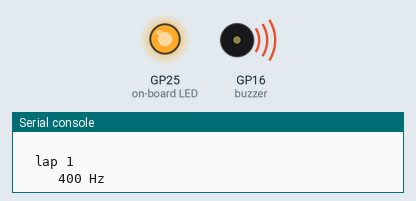
The program below on a simulated Raspberry Pi Pico running MicroPython. Shown: output pins drawn as LEDs (lit = HIGH), buzzer (waves = sounding), the last lines printed to the serial console. At 28.5 s the program stops and its outputs stay as they are.

Above: at 0.2 s.
At 27.8 s:
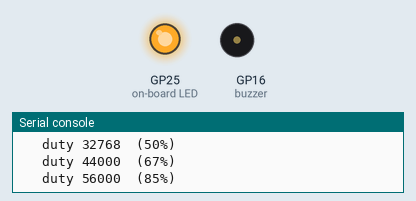
Timing chart, 0 to 29.3 s (numbered marks = the images above):
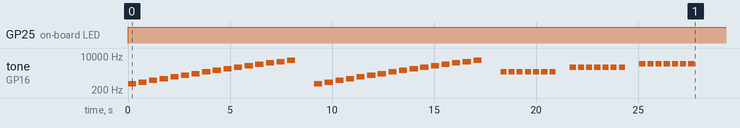

Measured:
- by itself, GP25 (on-board LED): LOW → HIGH at 0.00 s
- by itself, tone on GP16 (buzzer): plays 400 Hz for 0.40 s, 500 Hz for 0.40 s, 600 Hz for 0.40 s, 750 Hz for 0.40 s, 900 Hz for 0.40 s, 1100 Hz for 0.40 s … (53 notes in this stretch)

The program:

buzzer_tune.py
```python
"""Buzzer tuning -- find the frequency your buzzer is actually loudest at.

Board:  Raspberry Pi Pico W (RP2040, 2022).
Run:    uv run mpremote run "pi pico/picoW/buzzer_tune.py"
Or via the Pi the Pico is plugged into (see README section 5):
        scp "pi pico/picoW/buzzer_tune.py" my-pi:/tmp/ && ssh -t my-pi '~/.local/bin/mpremote run /tmp/buzzer_tune.py'
Wiring: see buzzer_test.py. GP16 via a series resistor.

WHY THIS EXISTS

A buzzer is not a speaker with a flat response -- it is a mechanical
resonator with a sharp peak, typically 2-4kHz for the small ones. Drive it
an octave below that peak and it is genuinely quiet, no matter how much
current you push through it. Drive it AT the peak and it is piercing.

So "the buzzer is too quiet" is usually a tuning problem, not a power
problem. This plays a ladder of frequencies at full duty so you can hear
which one jumps out, then feeds that number back into the melodies.

The datasheet number, if you have one, is printed as the resonant frequency
-- 2048Hz, 2700Hz and 4000Hz are all common. This script is what you use
when you do not.

HOW TO USE IT

Listen to the ladder. One or two steps will be obviously louder than their
neighbours -- that is the peak. Note the printed frequency, then raise the
melody notes in robot.py to sit near it. It does not have to be exact; the
peak is broad enough that landing within a few hundred Hz gets most of it.

Then the second pass sweeps duty cycle at that peak, so you can hear how
much headroom is left. 32768 is a 50% square wave and the maximum -- past
that the pulse narrows again and it gets QUIETER, which surprises people.
"""

import machine
import time

BUZZER_PIN = 16

MAX_DUTY = 32768   # 50% square wave -- loudest possible from PWM

# Ladder covering everything a small buzzer might resonate at. Roughly
# quarter-octave steps, so neighbouring tones are close enough to compare
# by ear but far enough apart to keep the list short.
SWEEP_HZ = (
    400, 500, 600, 750, 900, 1100, 1300, 1600,
    1900, 2300, 2700, 3200, 3800, 4500, 5300, 6300,
)

STEP_MS = 400      # long enough to judge loudness, short enough to stay awake
GAP_MS = 120


class Buzzer:
    def __init__(self, pin):
        self.pwm = machine.PWM(machine.Pin(pin))
        self.pwm.duty_u16(0)

    def tone(self, hz, ms, duty=MAX_DUTY):
        self.pwm.freq(hz)
        self.pwm.duty_u16(duty)
        time.sleep_ms(ms)
        self.pwm.duty_u16(0)

    def release(self):
        self.pwm.deinit()


machine.Pin("LED", machine.Pin.OUT).value(1)

buzzer = Buzzer(BUZZER_PIN)

try:
    print("PASS 1 -- frequency ladder at full duty.")
    print("Listen for the step that is obviously louder than its neighbours.\n")

    # Twice through, because the loudest step is much easier to pick out on
    # the second listen when you already know roughly where it is.
    for lap in (1, 2):
        print("  lap", lap)
        for hz in SWEEP_HZ:
            print("   %5d Hz" % hz)
            buzzer.tone(hz, STEP_MS)
            time.sleep_ms(GAP_MS)
        time.sleep_ms(800)

    print("\nPASS 2 -- duty sweep, stepping across the middle of the range.")
    print("Loudness should peak at 32768 (50%) and fall off either side.\n")

    for hz in (1600, 2700, 4000):
        print("  at %d Hz" % hz)
        for duty in (2000, 6000, 14000, 24000, 32768, 44000, 56000):
            # Past 32768 the pulse narrows again -- 44000 is the same width
            # as 21535, just inverted. It gets quieter, not louder.
            pct = duty * 100 // 65535
            print("   duty %5d  (%2d%%)" % (duty, pct))
            buzzer.tone(hz, 300, duty)
            time.sleep_ms(100)
        time.sleep_ms(600)

    print("\ndone -- tell me which frequency was loudest")
except KeyboardInterrupt:
    print("\nCtrl-C -- stopping")
finally:
    buzzer.release()
    print("buzzer released")
```
